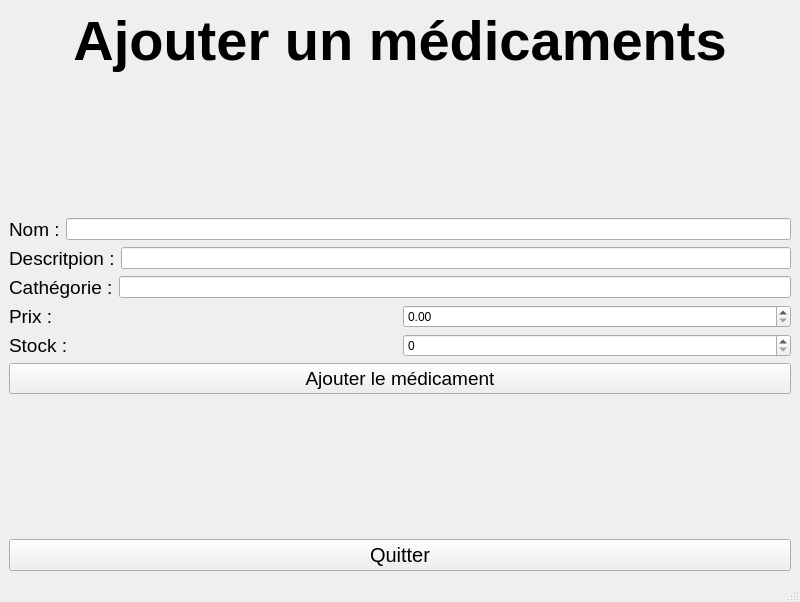
<?xml version="1.0" encoding="UTF-8"?>
<ui version="4.0">
 <class>MedicamentsAjouter</class>
 <widget class="QMainWindow" name="MedicamentsAjouter">
  <property name="geometry">
   <rect>
    <x>0</x>
    <y>0</y>
    <width>800</width>
    <height>602</height>
   </rect>
  </property>
  <property name="windowTitle">
   <string>PharmacieManager - Médicaments</string>
  </property>
  <widget class="QWidget" name="centralwidget">
   <layout class="QVBoxLayout" name="verticalLayout">
    <item>
     <widget class="QLabel" name="Menu">
      <property name="font">
       <font>
        <pointsize>42</pointsize>
        <bold>true</bold>
       </font>
      </property>
      <property name="text">
       <string>Ajouter un médicaments</string>
      </property>
      <property name="textFormat">
       <enum>Qt::TextFormat::AutoText</enum>
      </property>
      <property name="alignment">
       <set>Qt::AlignmentFlag::AlignCenter</set>
      </property>
      <property name="wordWrap">
       <bool>true</bool>
      </property>
      <property name="textInteractionFlags">
       <set>Qt::TextInteractionFlag::NoTextInteraction</set>
      </property>
     </widget>
    </item>
    <item>
     <spacer name="verticalSpacer">
      <property name="orientation">
       <enum>Qt::Orientation::Vertical</enum>
      </property>
      <property name="sizeHint" stdset="0">
       <size>
        <width>20</width>
        <height>40</height>
       </size>
      </property>
     </spacer>
    </item>
    <item>
     <layout class="QHBoxLayout" name="horizontalLayout_4">
      <item>
       <widget class="QLabel" name="Nom">
        <property name="font">
         <font>
          <pointsize>14</pointsize>
         </font>
        </property>
        <property name="text">
         <string>Nom :</string>
        </property>
        <property name="textInteractionFlags">
         <set>Qt::TextInteractionFlag::NoTextInteraction</set>
        </property>
       </widget>
      </item>
      <item>
       <widget class="QLineEdit" name="NomData"/>
      </item>
     </layout>
    </item>
    <item>
     <layout class="QHBoxLayout" name="horizontalLayout_3">
      <item>
       <widget class="QLabel" name="Description">
        <property name="font">
         <font>
          <pointsize>14</pointsize>
         </font>
        </property>
        <property name="text">
         <string>Descritpion :</string>
        </property>
        <property name="textInteractionFlags">
         <set>Qt::TextInteractionFlag::NoTextInteraction</set>
        </property>
       </widget>
      </item>
      <item>
       <widget class="QLineEdit" name="DescriptionData"/>
      </item>
     </layout>
    </item>
    <item>
     <layout class="QHBoxLayout" name="horizontalLayout_2">
      <item>
       <widget class="QLabel" name="Categorie">
        <property name="font">
         <font>
          <pointsize>14</pointsize>
         </font>
        </property>
        <property name="text">
         <string>Cathégorie :</string>
        </property>
        <property name="textInteractionFlags">
         <set>Qt::TextInteractionFlag::NoTextInteraction</set>
        </property>
       </widget>
      </item>
      <item>
       <widget class="QLineEdit" name="CategorieData"/>
      </item>
     </layout>
    </item>
    <item>
     <layout class="QHBoxLayout" name="horizontalLayout_5">
      <item>
       <widget class="QLabel" name="Prix">
        <property name="font">
         <font>
          <pointsize>14</pointsize>
         </font>
        </property>
        <property name="text">
         <string>Prix :</string>
        </property>
        <property name="textInteractionFlags">
         <set>Qt::TextInteractionFlag::NoTextInteraction</set>
        </property>
       </widget>
      </item>
      <item>
       <widget class="QDoubleSpinBox" name="PrixData">
        <property name="maximum">
         <double>999.990000000000009</double>
        </property>
       </widget>
      </item>
     </layout>
    </item>
    <item>
     <layout class="QHBoxLayout" name="horizontalLayout">
      <item>
       <widget class="QLabel" name="Stock">
        <property name="font">
         <font>
          <pointsize>14</pointsize>
         </font>
        </property>
        <property name="text">
         <string>Stock :</string>
        </property>
        <property name="textInteractionFlags">
         <set>Qt::TextInteractionFlag::NoTextInteraction</set>
        </property>
       </widget>
      </item>
      <item>
       <widget class="QSpinBox" name="StockData">
        <property name="maximum">
         <number>999</number>
        </property>
       </widget>
      </item>
     </layout>
    </item>
    <item>
     <widget class="QPushButton" name="Ajouter">
      <property name="font">
       <font>
        <pointsize>14</pointsize>
       </font>
      </property>
      <property name="text">
       <string>Ajouter le médicament</string>
      </property>
     </widget>
    </item>
    <item>
     <spacer name="verticalSpacer_2">
      <property name="orientation">
       <enum>Qt::Orientation::Vertical</enum>
      </property>
      <property name="sizeHint" stdset="0">
       <size>
        <width>20</width>
        <height>40</height>
       </size>
      </property>
     </spacer>
    </item>
    <item>
     <widget class="QPushButton" name="Quitter">
      <property name="font">
       <font>
        <pointsize>15</pointsize>
       </font>
      </property>
      <property name="text">
       <string>Quitter</string>
      </property>
     </widget>
    </item>
   </layout>
  </widget>
  <widget class="QStatusBar" name="statusbar"/>
 </widget>
 <resources/>
 <connections/>
</ui>
